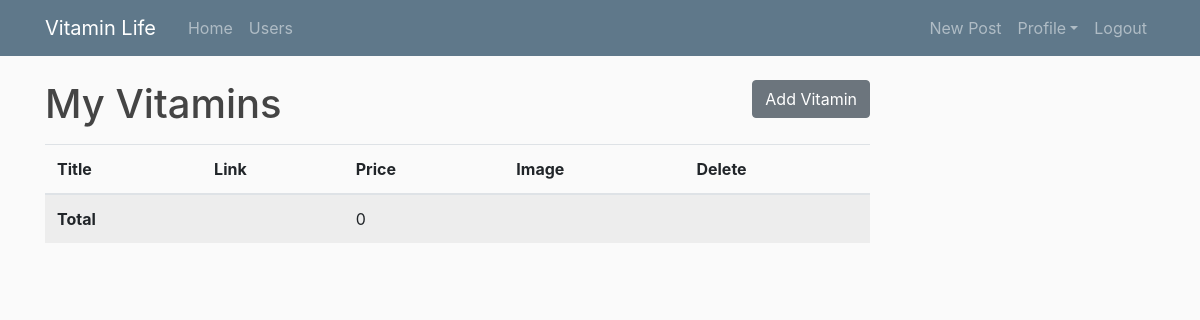
The page /user/ (signed in) on the database as committed earlier.
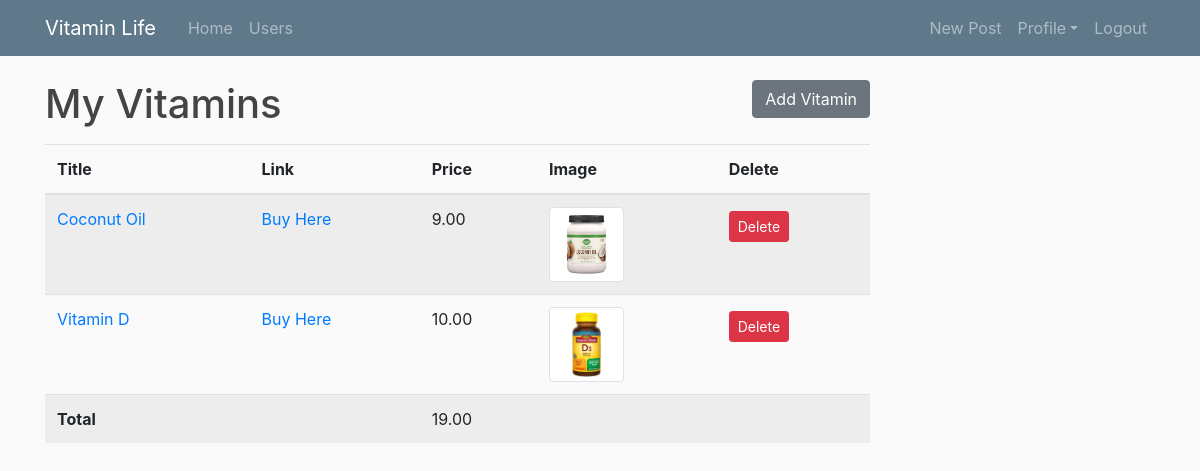
The same page on the database as committed later.
### vitamin_tracker/models.py (models this page shows, shortened)
class Vitamin(models.Model):
    title = models.CharField(max_length=50)
    url = models.CharField(max_length=255, null=True)
    image = models.ImageField(default='default.jpg', upload_to='blog_pics')
    price = models.DecimalField(max_digits=8, decimal_places=2)
    author = models.ForeignKey(User, on_delete=models.CASCADE, null=True)

### vitamin_tracker/views.py (the view)
# urls.py: path('user/', UserVitaminListView.as_view(),
class UserVitaminListView(ListView):
    model = Vitamin
    template_name = 'vitamin_tracker/user_vitamins.html' # <app>/<model>_<viewtype>.html
    def get_context_data(self, **kwargs):
        context = super(ListView, self).get_context_data(**kwargs)
        user = self.request.user
        vitamins = Vitamin.objects.filter(author=user)
        total = 0
        for vita in vitamins:
            total += vita.price
        context['vitamins'] = vitamins
        context['total'] = total
        return context
    def get_queryset(self):
        user = self.request.user
        return Vitamin.objects.filter(author=user)

### vitamin_tracker/templates/vitamin_tracker/user_vitamins.html
{% extends "blog/base.html" %}
{% block content %}
<h1 class="mb-3" style="display:inline-block;">My Vitamins</h1>
<a style="float:right;" class="btn btn-secondary" href="{% url 'vitamin-create' %}">Add Vitamin</a>
<table class="table table-striped">
  <thead>
    <tr>
      <th scope="col">Title</th>
      <th scope="col">Link</th>
      <th scope="col">Price</th>
      <th scope="col">Image</th>
      <th scope="col">Delete</th>
    </tr>
  </thead>
  <tbody>
    {% for vitamin in vitamins %}
    <tr>
      <td><a href="{% url 'vitamin-update' vitamin.id %}">{{ vitamin.title }}</a></td>
      <td><a href="{{ vitamin.url }}">Buy Here</a></td>
      <td>{{ vitamin.price }}</td>
      <td scope="row"><img style="width:75px;height:75px;" class="img-thumbnail" src="{{ vitamin.image.url }}"></td>
      <td><a class="btn btn-danger btn-sm mt-1 mb-1" href="{% url 'vitamin-delete' vitamin.id %}">Delete</a></td>
    </tr>
    {% endfor %}
    <tr>
      <th>Total</th>
      <td></td>
      <td>{{total}}</td>
      <td></td>
      <td></td>
    </tr>
  </tbody>
</table>
{% endblock content %}

Rows that differ between the two databases and show on the page:
added Vitamin: title "Coconut Oil", price "9.00", image (picture)
added Vitamin: title "Vitamin D", price "10.00", image (picture)
Other text that changed with them:
{{ total }}: "0" → "19.00"
